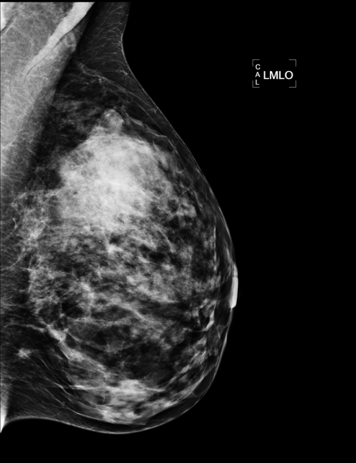
%> input picture figs/mammo/breast1.png, 356 x 463 px
$ octave run_demons.m   (GNU Octave 9; MATLAB toolbox functions it lacks are replaced by stand-ins)
%> lines starting %> are read from the running program, lines starting %| are printed output that depends on the picture
### scripts/utils/anisodiff2D.m
function [diff_im] = anisodiff2D(im, num_iter, delta_t, kappa, option)
%ANISODIFF2D Conventional anisotropic diffusion
%   DIFF_IM = ANISODIFF2D(IM, NUM_ITER, DELTA_T, KAPPA, OPTION) perfoms
%   conventional anisotropic diffusion (Perona & Malik) upon a gray scale
%   image. A 2D network structure of 8 neighboring nodes is considered for
%   diffusion conduction.
%
%       ARGUMENT DESCRIPTION:
%               IM       - gray scale image (MxN).
%               NUM_ITER - number of iterations.
%               DELTA_T  - integration constant (0 <= delta_t <= 1/7).
%                          Usually, due to numerical stability this
%                          parameter is set to its maximum value.
%               KAPPA    - gradient modulus threshold that controls the conduction.
%               OPTION   - conduction coefficient functions proposed by Perona & Malik:
%                          1 - c(x,y,t) = exp(-(nablaI/kappa).^2),
%                              privileges high-contrast edges over low-contrast ones.
%                          2 - c(x,y,t) = 1./(1 + (nablaI/kappa).^2),
%                              privileges wide regions over smaller ones.
%
%       OUTPUT DESCRIPTION:
%                DIFF_IM - (diffused) image with the largest scale-space parameter.
%
%   Example
%   -------------
%   s = phantom(512) + randn(512);
%   num_iter = 15;
%   delta_t = 1/7;
%   kappa = 30;
%   option = 2;
%   ad = anisodiff2D(s,num_iter,delta_t,kappa,option);
%   figure, subplot 121, imshow(s,[]), subplot 122, imshow(ad,[])
%
% See also anisodiff1D, anisodiff3D.

% References:
%   P. Perona and J. Malik.
%   Scale-Space and Edge Detection Using Anisotropic Diffusion.
%   IEEE Transactions on Pattern Analysis and Machine Intelligence,
%   12(7):629-639, July 1990.
%
%   G. Grieg, O. Kubler, R. Kikinis, and F. A. Jolesz.
%   Nonlinear Anisotropic Filtering of MRI Data.
%   IEEE Transactions on Medical Imaging,
%   11(2):221-232, June 1992.
%
%   MATLAB implementation based on Peter Kovesi's anisodiff(.):
%   P. D. Kovesi. MATLAB and Octave Functions for Computer Vision and Image Processing.
%   School of Computer Science & Software Engineering,
%   The University of Western Australia. Available from:
%   <http://www.csse.uwa.edu.au/~pk/research/matlabfns/>.
%
% Credits:
% Daniel Simoes Lopes
% ICIST
% Instituto Superior Tecnico - Universidade Tecnica de Lisboa
% danlopes (at) civil ist utl pt
% http://www.civil.ist.utl.pt/~danlopes
%
% May 2007 original version.

% Convert input image to double.
im = double(im);

% PDE (partial differential equation) initial condition.
diff_im = im;

% Center pixel distances.
dx = 1;
dy = 1;
dd = sqrt(2);

% 2D convolution masks - finite differences.
hN = [0 1 0; 0 -1 0; 0 0 0];
hS = [0 0 0; 0 -1 0; 0 1 0];
hE = [0 0 0; 0 -1 1; 0 0 0];
hW = [0 0 0; 1 -1 0; 0 0 0];
hNE = [0 0 1; 0 -1 0; 0 0 0];
hSE = [0 0 0; 0 -1 0; 0 0 1];
hSW = [0 0 0; 0 -1 0; 1 0 0];
hNW = [1 0 0; 0 -1 0; 0 0 0];

% Anisotropic diffusion.
for t = 1:num_iter

        % Finite differences. [imfilter(.,.,'conv') can be replaced by conv2(.,.,'same')]
        nablaN = imfilter(diff_im,hN,'conv');
        nablaS = imfilter(diff_im,hS,'conv');
        nablaW = imfilter(diff_im,hW,'conv');
        nablaE = imfilter(diff_im,hE,'conv');
        nablaNE = imfilter(diff_im,hNE,'conv');
        nablaSE = imfilter(diff_im,hSE,'conv');
        nablaSW = imfilter(diff_im,hSW,'conv');
        nablaNW = imfilter(diff_im,hNW,'conv');

        % Diffusion function.
        if option == 1
            cN = exp(-(nablaN/kappa).^2);
            cS = exp(-(nablaS/kappa).^2);
            cW = exp(-(nablaW/kappa).^2);
            cE = exp(-(nablaE/kappa).^2);
            cNE = exp(-(nablaNE/kappa).^2);
            cSE = exp(-(nablaSE/kappa).^2);
            cSW = exp(-(nablaSW/kappa).^2);
            cNW = exp(-(nablaNW/kappa).^2);
        elseif option == 2
            cN = 1./(1 + (nablaN/kappa).^2);
            cS = 1./(1 + (nablaS/kappa).^2);
            cW = 1./(1 + (nablaW/kappa).^2);
            cE = 1./(1 + (nablaE/kappa).^2);
            cNE = 1./(1 + (nablaNE/kappa).^2);
            cSE = 1./(1 + (nablaSE/kappa).^2);
            cSW = 1./(1 + (nablaSW/kappa).^2);
            cNW = 1./(1 + (nablaNW/kappa).^2);
        end

        % Discrete PDE solution.
        diff_im = diff_im + ...
                  delta_t*(...
                  (1/(dy^2))*cN.*nablaN + (1/(dy^2))*cS.*nablaS + ...
                  (1/(dx^2))*cW.*nablaW + (1/(dx^2))*cE.*nablaE + ...
                  (1/(dd^2))*cNE.*nablaNE + (1/(dd^2))*cSE.*nablaSE + ...
                  (1/(dd^2))*cSW.*nablaSW + (1/(dd^2))*cNW.*nablaNW );

        % Iteration warning.
        fprintf('\rIteration %d\n',t);


% [10 lines of commented-out code are left out]
end

### scripts/backup/run_demons.m
%% Demon's algorithm [Thirion 1998]
% M: moving image
% S: fixed image/ target
% U: displacement field on S
% Gs: gradient field on S

%% image preprocessing: read, crop, save to new files
addpath('/Local/Users/hjsong/Playground/dip_matlab/');
addpath('/Local/Users/hjsong/Playground/scripts/');
% addpath('./anisodiff_Perona-Malik/');

M1 = imread('../figs/breast1.png');
%> M1 is the input picture: size 463x356 uint8; min 0, max 255, mean 40
M1 = M1(:, 1:250);
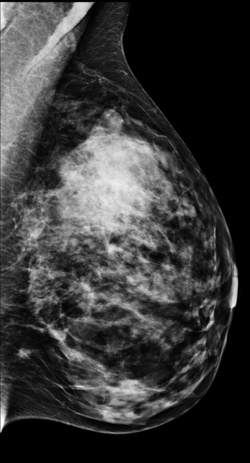
%> M1: size 463x250 uint8; min 0, max 255, mean 56.6

F = imread('../figs/breast2.png');
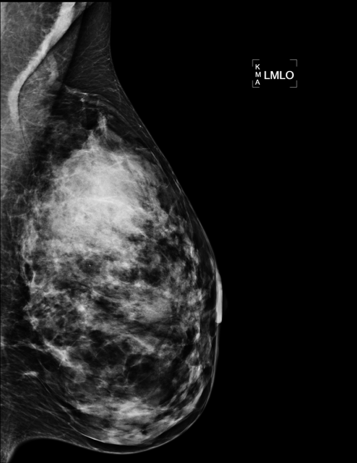
%> input picture figs/mammo/breast2.png, 357 x 463 px
%> F is the input picture: size 463x357 uint8; min 0, max 255, mean 33.8
F = F(:, 1:250);
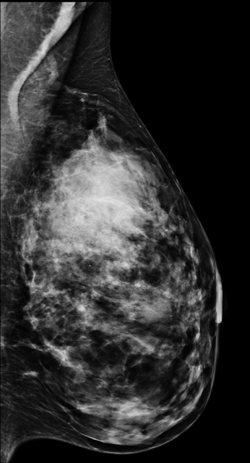
%> F: size 463x250 uint8; min 0, max 227, mean 47.9

M2 = imread('../figs/breast3.png');
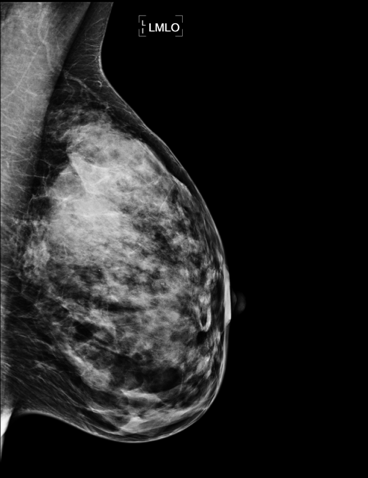
%> input picture figs/mammo/breast3.png, 368 x 478 px
%> M2 is the input picture: size 478x368 uint8; min 0, max 255, mean 37.3
M2 = M2(1:463, 1:250);
%> M2: size 463x250 uint8
% remove logo from M2
logo = M2(1:50,125:end);
M2(1:50, 125:end) = 0;
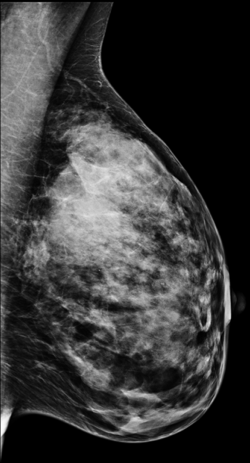
%> M2: size 463x250 uint8; min 0, max 253, mean 56.4

imstack = cat(3, M1, F, M2);
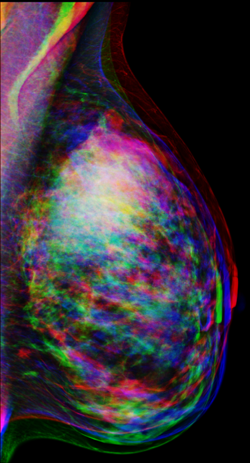
%> imstack: size 463x250x3 uint8; mean R, G, B 56.6, 47.9, 56.4
imconcat = cat(2, M1, F, M2);
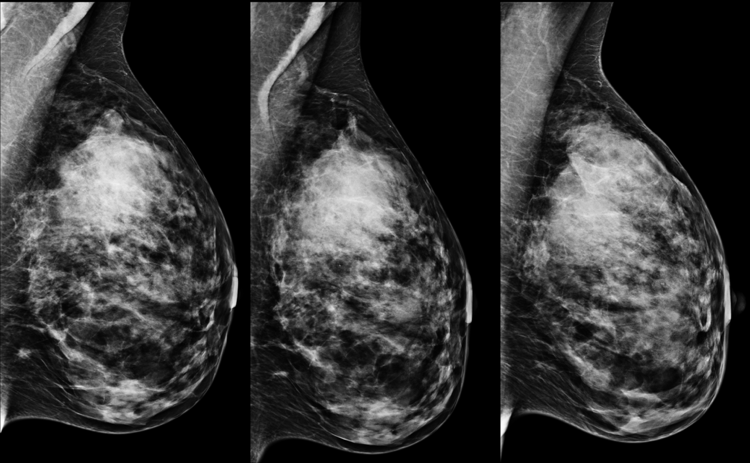
%> imconcat: size 463x750 uint8; min 0, max 255, mean 53.6
figure; imshow(imconcat); title("unregistered");
%% Preprocessing
close all;
n_iter = 3; %how to decide this number?
%is there a relationship between niter and sigma in Gaussian blurring?
delta_t = 1/7;
kappa = 30;
option = 1;
[h,w] = size(M1);
%> h = 463; w = 250

blurred_stack = zeros(h,w,3);
for i=1:3
    blurred_stack(:,:,i) = anisodiff2D( imstack(:,:,i), n_iter, delta_t, kappa, option);
end

figure;
imshow( cat(2, cat(2, blurred_stack(:,:,1), blurred_stack(:,:,2)), blurred_stack(:,:,3) ), [] );
title("blurred m1, f, m2");

% match histogram of M1 and M2 to F's histogram
% M1 = imhistmatch(M1, F); %imhistmatch assumes if double, in range [0,1]. not suitable after anisotropic smoothing
% M2 = imhistmatch(M2, F);

% IMPORTANT: ALL images are of data type DOUBLE in range [0,255]
%% Apply demon's algorithm
maxIter = 0;
precision = 0.001; %rms?
%> (the run ends here)
